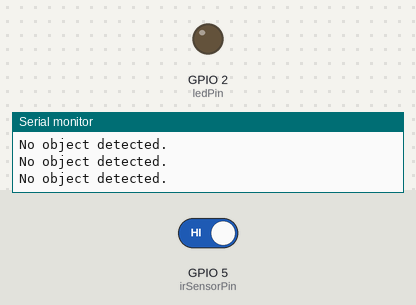
Simulated run of this sketch. Board: ESP32. Parts: output pins drawn as LEDs (lit = HIGH), the last lines printed to the serial monitor. The inputs (shaded band) are chosen by the test bench; at power-on: GPIO 5 (irSensorPin) HIGH.

Above: at 1.2 s.
1.3 s: GPIO 5 (irSensorPin) driven LOW
At 2.3 s:
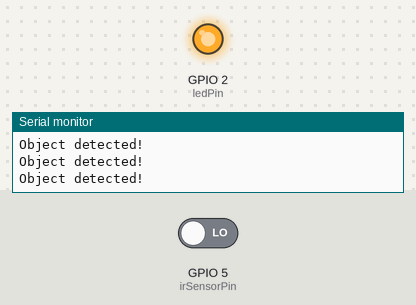
2.9 s: GPIO 5 (irSensorPin) driven HIGH
At 3.6 s:
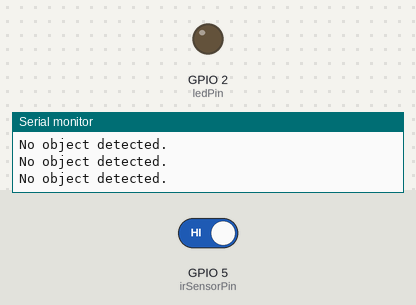
Timing chart, 0 to 5.9 s (numbered marks = the images above; inputs shaded):
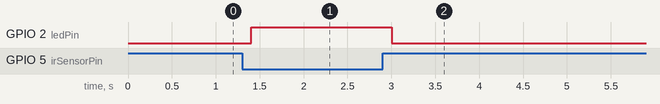

The sketch:

ir_esp.ino
```cpp
// Define pin for IR sensor
#define irSensorPin 5  // Connect the OUT pin of the IR sensor to GPIO pin 5 on the ESP32
#define ledPin 2       // Built-in LED on ESP32 for indication (optional)

// Variable to store the sensor state
int sensorState = 0;

void setup() {
  // Initialize the serial monitor
  Serial.begin(115200);

  // Set up the IR sensor pin as input
  pinMode(irSensorPin, INPUT);

  // Optional: Set up the built-in LED as output to indicate object detection
  pinMode(ledPin, OUTPUT);
}

void loop() {
  // Read the sensor state (HIGH or LOW)
  sensorState = digitalRead(irSensorPin);

  // Check if the sensor detects an object
  if (sensorState == LOW) {  // Assuming LOW means an object is detected
    Serial.println("Object detected!");

    // Turn on the LED (optional indication)
    digitalWrite(ledPin, HIGH);
  }
  else {
    Serial.println("No object detected.");

    // Turn off the LED
    digitalWrite(ledPin, LOW);
  }

  // Small delay to prevent flooding the serial monitor
  delay(200);
}
```

Measured:
- after the input at 1.3 s, GPIO 2 (ledPin): LOW → HIGH after 0.10 s
- after the input at 2.9 s, GPIO 2 (ledPin): HIGH → LOW after 0.10 s
